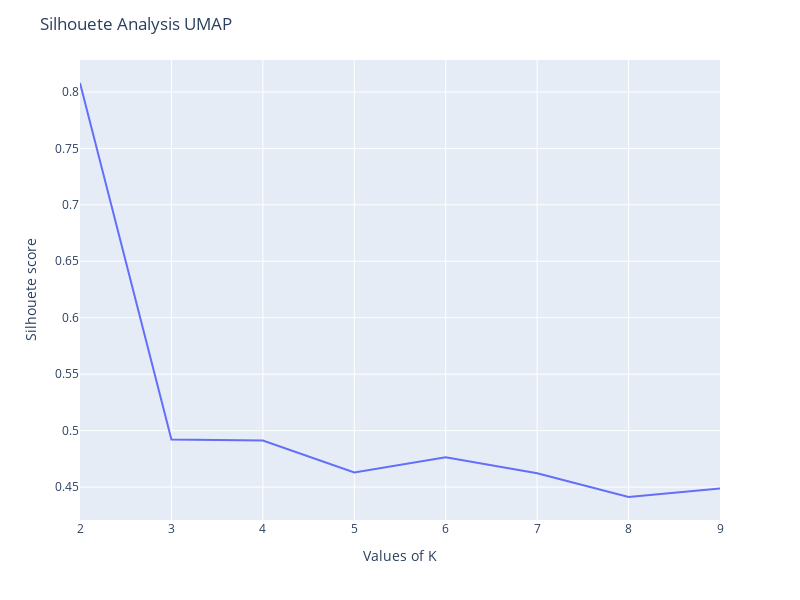

The code cell stored with this chart in its notebook:
### Code cell
SC = []
K = range(2,10)
for num_clusters in K :
    kmeans = KMeans(n_clusters=num_clusters, n_init='auto', random_state=5)
    kmeans.fit(df_umap)
    cluster_labels = kmeans.labels_
    SC.append(silhouette_score(df_umap, cluster_labels))

fig = px.line(df_umap, x=K, y=SC, width=800, height=600)
fig.update_layout(
    title="Silhouete Analysis UMAP",
    xaxis_title="Values of K",
    yaxis_title="Silhouete score",
)
fig.show()

### Figure 1 — Plotly figure (JSON) as saved in the notebook; plotly's stock layout.template omitted (floating-point values rounded to 4 significant figures)
{"data": [{"hovertemplate": "x=%{x}<br>y=%{y}<extra></extra>", "legendgroup": "", "line": {"color": "#636efa", "dash": "solid"}, "marker": {"symbol": "circle"}, "mode": "lines", "name": "", "orientation": "v", "showlegend": false, "type": "scatter", "x": [2, 3, 4, 5, 6, 7, 8, 9], "xaxis": "x", "y": [0.8079, 0.4922, 0.4913, 0.463, 0.4764, 0.4623, 0.4412, 0.4488], "yaxis": "y"}], "layout": {"height": 600, "legend": {"tracegroupgap": 0}, "margin": {"t": 60}, "title": {"text": "Silhouete Analysis UMAP"}, "width": 800, "xaxis": {"anchor": "y", "domain": [0, 1], "title": {"text": "Values of K"}}, "yaxis": {"anchor": "x", "domain": [0, 1], "title": {"text": "Silhouete score"}}}}
